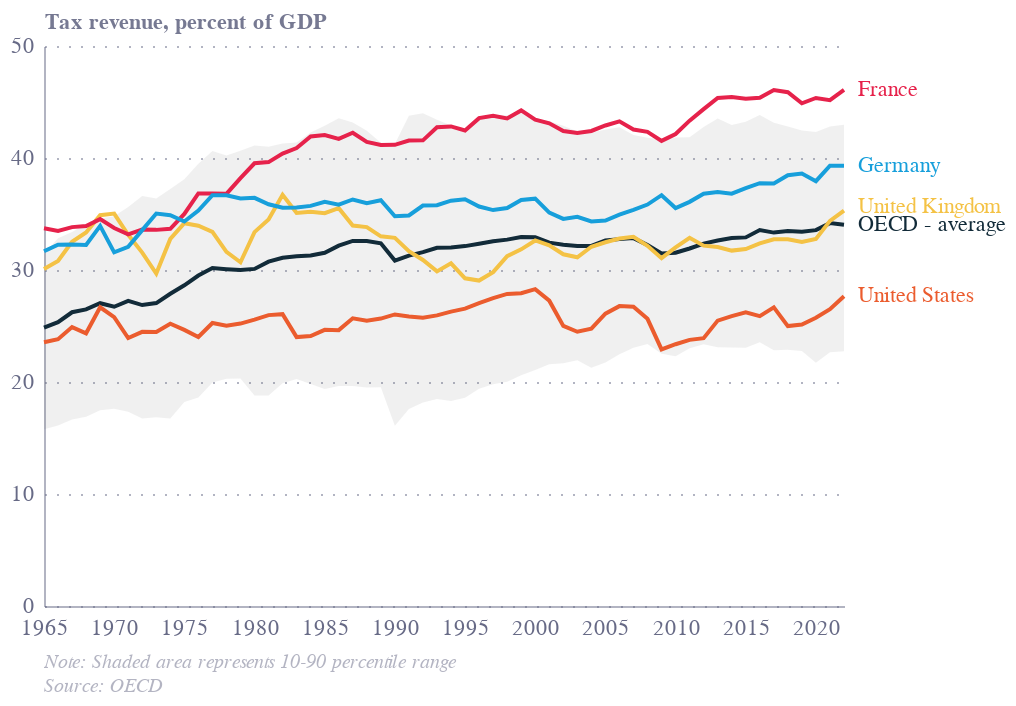

Notebook cell for this chart:
### Code cell
keep = ['OAVG', 'DEU', 'USA', 'GBR', 'FRA']

df_temp = df[df['location'].isin(keep)].copy()


title = alt.TitleParams(
    ['Note: Shaded area represents 10-90 percentile range', 'Source: OECD'],
    orient='bottom',
    anchor='start',
    frame='group',
    fontStyle='italic',
    fontSize=10,
    color='#676A8680',  # domain colour with 50% opacity
    fontWeight='normal',
    offset=7,
    dx=0,
)

lines = alt.Chart(df_temp, title=title).mark_line().encode(
    alt.X('year:T', timeUnit='year'),
    alt.Y('value:Q').axis(
        title='Tax revenue, percent of GDP'
    ),
    alt.Color('location:N').legend(None)
)

area = alt.Chart(df_temp).mark_area().encode(
    alt.X('year:T', timeUnit='year'),
    alt.Y('p10:Q'),
    alt.Y2('p90:Q')
)

labels = alt.Chart(df_temp).mark_text(
    dy = alt.expr("datum.location == 'GBR' ? -2 : datum.location == 'GBR' ? 1 : 0")
).encode(
    alt.X('year:T', aggregate='max'),
    alt.Y('value:Q', aggregate={'argmax':'year'}).axis(
        title='Tax revenue, percent of GDP'
    ),
    alt.Text('country:N'),
    alt.Color('location:N')
)

chart = (area + lines + labels).properties(
    width=400,
    height=280
)
chart.display()

### Figure 1 — Vega-Lite specification as saved in the notebook (floating-point values rounded to 4 significant figures; data arrays with more than 128 entries replaced by an {"elided": "..."} marker saying what was removed)
{"config": {"font": "Circular Std", "line": {"interpolate": "linear"}, "view": {"stroke": "transparent"}, "width": 450, "height": 300, "range": {"category": ["#179fdb", "#e6224b", "#f4c245", "#122b39", "#eb5c2e", "#36b7b4"], "diverging": ["#E6224B", "#E54753", "#C9C9C9", "#179FDB", "#122B39"], "heatmap": ["#C9C9C9", "#179FDB", "#0063AF", "#122B39"], "ordinal": ["#00A767", "#36B7B4", "#179FDB", "#0063AF", "#243B5A"]}, "text": {"color": "#676A86", "align": "left", "baseline": "middle", "dx": 7, "dy": 0, "fontSize": 11}, "axisX": {"labelColor": "#676A86", "tickColor": "#676A86", "domainColor": "#676A86", "domainOpacity": 0.5, "gridOpacity": 0, "labelFont": "Circular Std", "labelAngle": 0, "labelAlign": "center", "labelFontSize": 11, "labelPadding": 5, "tickCount": 10, "tickSize": 0, "title": ""}, "axisY": {"labelColor": "#676A86", "labelFont": "Circular Std", "tickColor": "#676A86", "domainColor": "#676A86", "gridColor": "#676A86", "gridDash": [1, 5], "gridOpacity": 0.5, "labelPadding": 5, "labelFontSize": 11, "domainOpacity": 0.5, "tickSize": 0, "title": null, "titleAlign": "left", "titleAngle": 0, "titleBaseline": "bottom", "titleColor": "#676A86", "titleOpacity": 0.9, "titleX": 0, "titleY": -7}, "area": {"opacity": 0.1, "color": "dimgrey"}}, "layer": [{"mark": {"type": "area"}, "encoding": {"x": {"field": "year", "timeUnit": "year", "type": "temporal"}, "y": {"field": "p10", "type": "quantitative"}, "y2": {"field": "p90"}}}, {"mark": {"type": "line"}, "encoding": {"color": {"field": "location", "legend": null, "type": "nominal"}, "x": {"field": "year", "timeUnit": "year", "type": "temporal"}, "y": {"axis": {"title": "Tax revenue, percent of GDP"}, "field": "value", "type": "quantitative"}}, "title": {"text": ["Note: Shaded area represents 10-90 percentile range", "Source: OECD"], "anchor": "start", "color": "#676A8680", "dx": 0, "fontSize": 10, "fontStyle": "italic", "fontWeight": "normal", "frame": "group", "offset": 7, "orient": "bottom"}}, {"mark": {"type": "text", "dy": {"expr": "datum.location == 'GBR' ? -2 : datum.location == 'GBR' ? 1 : 0"}}, "encoding": {"color": {"field": "location", "type": "nominal"}, "text": {"field": "country", "type": "nominal"}, "x": {"aggregate": "max", "field": "year", "type": "temporal"}, "y": {"aggregate": {"argmax": "year"}, "axis": {"title": "Tax revenue, percent of GDP"}, "field": "value", "type": "quantitative"}}}], "data": {"name": "data-46f353c395597c5d7d97ae9d9a767325"}, "height": 280, "width": 400, "$schema": "https://vega.github.io/schema/vega-lite/v5.16.3.json", "datasets": {"data-46f353c395597c5d7d97ae9d9a767325": {"elided": "290 records"}}}
